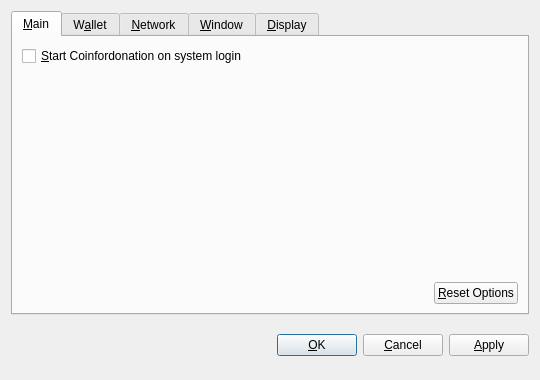
<?xml version="1.0" encoding="UTF-8"?>
<ui version="4.0">
 <class>OptionsDialog</class>
 <widget class="QDialog" name="OptionsDialog">
  <property name="geometry">
   <rect>
    <x>0</x>
    <y>0</y>
    <width>540</width>
    <height>380</height>
   </rect>
  </property>
  <property name="windowTitle">
   <string>Options</string>
  </property>
  <property name="modal">
   <bool>true</bool>
  </property>
  <layout class="QVBoxLayout" name="verticalLayout">
   <item>
    <widget class="QTabWidget" name="tabWidget">
     <property name="tabPosition">
      <enum>QTabWidget::North</enum>
     </property>
     <property name="currentIndex">
      <number>0</number>
     </property>
     <widget class="QWidget" name="tabMain">
      <attribute name="title">
       <string>&amp;Main</string>
      </attribute>
      <layout class="QVBoxLayout" name="verticalLayout_Main">
       <item>
        <widget class="QCheckBox" name="bitcoinAtStartup">
         <property name="toolTip">
          <string>Automatically start Coinfordonation after logging in to the system.</string>
         </property>
         <property name="text">
          <string>&amp;Start Coinfordonation on system login</string>
         </property>
        </widget>
       </item>
       <item>
        <spacer name="verticalSpacer_Main">
         <property name="orientation">
          <enum>Qt::Vertical</enum>
         </property>
         <property name="sizeHint" stdset="0">
          <size>
           <width>20</width>
           <height>40</height>
          </size>
         </property>
        </spacer>
       </item>
       <item>
        <layout class="QHBoxLayout" name="horizontalLayout_2_Main">
         <item>
          <spacer name="horizontalSpacer_2_Main">
           <property name="orientation">
            <enum>Qt::Horizontal</enum>
           </property>
           <property name="sizeHint" stdset="0">
            <size>
             <width>40</width>
             <height>20</height>
            </size>
           </property>
          </spacer>
         </item>
         <item>
          <widget class="QPushButton" name="resetButton">
           <property name="toolTip">
            <string>Reset all client options to default.</string>
           </property>
           <property name="text">
            <string>&amp;Reset Options</string>
           </property>
           <property name="autoDefault">
            <bool>false</bool>
           </property>
          </widget>
         </item>
        </layout>
       </item>
      </layout>
     </widget>
     <widget class="QWidget" name="tabWallet">
      <attribute name="title">
       <string>W&amp;allet</string>
      </attribute>
      <layout class="QVBoxLayout" name="verticalLayout_Network">
       <item>
        <widget class="QLabel" name="transactionFeeInfoLabel">
         <property name="text">
          <string>Optional transaction fee per kB that helps make sure your transactions are processed quickly. Most transactions are 1 kB.</string>
         </property>
         <property name="textFormat">
          <enum>Qt::PlainText</enum>
         </property>
         <property name="wordWrap">
          <bool>true</bool>
         </property>
        </widget>
       </item>
       <item>
        <layout class="QHBoxLayout" name="horizontalLayout_1_Main">
         <item>
          <widget class="QLabel" name="transactionFeeLabel">
           <property name="text">
            <string>Pay transaction &amp;fee</string>
           </property>
           <property name="textFormat">
            <enum>Qt::PlainText</enum>
           </property>
           <property name="buddy">
            <cstring>transactionFee</cstring>
           </property>
          </widget>
         </item>
         <item>
          <widget class="BitcoinAmountField" name="transactionFee"/>
         </item>
         <item>
          <spacer name="horizontalSpacer_1_Main">
           <property name="orientation">
            <enum>Qt::Horizontal</enum>
           </property>
           <property name="sizeHint" stdset="0">
            <size>
             <width>40</width>
             <height>20</height>
            </size>
           </property>
          </spacer>
         </item>
        </layout>
       </item>
       <item>
        <widget class="QLabel" name="label">
         <property name="text">
          <string>If you disable the spending of unconfirmed change, the change from a transaction cannot be used until that transaction has at least one confirmation. This also affects how your balance is computed.</string>
         </property>
         <property name="wordWrap">
          <bool>true</bool>
         </property>
        </widget>
       </item>
       <item>
        <widget class="QCheckBox" name="spendZeroConfChange">
         <property name="text">
          <string>Spend unconfirmed change  (experts only)</string>
         </property>
        </widget>
       </item>
       <item>
        <spacer name="verticalSpacer">
         <property name="orientation">
          <enum>Qt::Vertical</enum>
         </property>
         <property name="sizeHint" stdset="0">
          <size>
           <width>20</width>
           <height>40</height>
          </size>
         </property>
        </spacer>
       </item>
      </layout>
     </widget>
     <widget class="QWidget" name="tabNetwork">
      <attribute name="title">
       <string>&amp;Network</string>
      </attribute>
      <layout class="QVBoxLayout" name="verticalLayout_Network">
       <item>
        <widget class="QCheckBox" name="mapPortUpnp">
         <property name="toolTip">
          <string>Automatically open the Coinfordonation client port on the router. This only works when your router supports UPnP and it is enabled.</string>
         </property>
         <property name="text">
          <string>Map port using &amp;UPnP</string>
         </property>
        </widget>
       </item>
       <item>
        <widget class="QCheckBox" name="connectSocks">
         <property name="toolTip">
          <string>Connect to the Coinfordonation network through a SOCKS proxy (e.g. when connecting through Tor).</string>
         </property>
         <property name="text">
          <string>&amp;Connect through SOCKS proxy:</string>
         </property>
        </widget>
       </item>
       <item>
        <layout class="QHBoxLayout" name="horizontalLayout_Network">
         <item>
          <widget class="QLabel" name="proxyIpLabel">
           <property name="text">
            <string>Proxy &amp;IP:</string>
           </property>
           <property name="textFormat">
            <enum>Qt::PlainText</enum>
           </property>
           <property name="buddy">
            <cstring>proxyIp</cstring>
           </property>
          </widget>
         </item>
         <item>
          <widget class="QValidatedLineEdit" name="proxyIp">
           <property name="maximumSize">
            <size>
             <width>140</width>
             <height>16777215</height>
            </size>
           </property>
           <property name="toolTip">
            <string>IP address of the proxy (e.g. 127.0.0.1)</string>
           </property>
          </widget>
         </item>
         <item>
          <widget class="QLabel" name="proxyPortLabel">
           <property name="text">
            <string>&amp;Port:</string>
           </property>
           <property name="textFormat">
            <enum>Qt::PlainText</enum>
           </property>
           <property name="buddy">
            <cstring>proxyPort</cstring>
           </property>
          </widget>
         </item>
         <item>
          <widget class="QLineEdit" name="proxyPort">
           <property name="maximumSize">
            <size>
             <width>55</width>
             <height>16777215</height>
            </size>
           </property>
           <property name="toolTip">
            <string>Port of the proxy (e.g. 9050)</string>
           </property>
          </widget>
         </item>
         <item>
          <widget class="QLabel" name="socksVersionLabel">
           <property name="text">
            <string>SOCKS &amp;Version:</string>
           </property>
           <property name="textFormat">
            <enum>Qt::PlainText</enum>
           </property>
           <property name="buddy">
            <cstring>socksVersion</cstring>
           </property>
          </widget>
         </item>
         <item>
          <widget class="QValueComboBox" name="socksVersion">
           <property name="toolTip">
            <string>SOCKS version of the proxy (e.g. 5)</string>
           </property>
          </widget>
         </item>
         <item>
          <spacer name="horizontalSpacer_Network">
           <property name="orientation">
            <enum>Qt::Horizontal</enum>
           </property>
           <property name="sizeHint" stdset="0">
            <size>
             <width>40</width>
             <height>20</height>
            </size>
           </property>
          </spacer>
         </item>
        </layout>
       </item>
       <item>
        <spacer name="verticalSpacer_Network">
         <property name="orientation">
          <enum>Qt::Vertical</enum>
         </property>
         <property name="sizeHint" stdset="0">
          <size>
           <width>20</width>
           <height>40</height>
          </size>
         </property>
        </spacer>
       </item>
      </layout>
     </widget>
     <widget class="QWidget" name="tabWindow">
      <attribute name="title">
       <string>&amp;Window</string>
      </attribute>
      <layout class="QVBoxLayout" name="verticalLayout_Window">
       <item>
        <widget class="QCheckBox" name="minimizeToTray">
         <property name="toolTip">
          <string>Show only a tray icon after minimizing the window.</string>
         </property>
         <property name="text">
          <string>&amp;Minimize to the tray instead of the taskbar</string>
         </property>
        </widget>
       </item>
       <item>
        <widget class="QCheckBox" name="minimizeOnClose">
         <property name="toolTip">
          <string>Minimize instead of exit the application when the window is closed. When this option is enabled, the application will be closed only after selecting Quit in the menu.</string>
         </property>
         <property name="text">
          <string>M&amp;inimize on close</string>
         </property>
        </widget>
       </item>
       <item>
        <spacer name="verticalSpacer_Window">
         <property name="orientation">
          <enum>Qt::Vertical</enum>
         </property>
         <property name="sizeHint" stdset="0">
          <size>
           <width>20</width>
           <height>40</height>
          </size>
         </property>
        </spacer>
       </item>
      </layout>
     </widget>
     <widget class="QWidget" name="tabDisplay">
      <attribute name="title">
       <string>&amp;Display</string>
      </attribute>
      <layout class="QVBoxLayout" name="verticalLayout_Display">
       <item>
        <layout class="QHBoxLayout" name="horizontalLayout_1_Display">
         <item>
          <widget class="QLabel" name="langLabel">
           <property name="text">
            <string>User Interface &amp;language:</string>
           </property>
           <property name="textFormat">
            <enum>Qt::PlainText</enum>
           </property>
           <property name="buddy">
            <cstring>lang</cstring>
           </property>
          </widget>
         </item>
         <item>
          <widget class="QValueComboBox" name="lang">
           <property name="toolTip">
            <string>The user interface language can be set here. This setting will take effect after restarting Coinfordonation.</string>
           </property>
          </widget>
         </item>
        </layout>
       </item>
       <item>
        <layout class="QHBoxLayout" name="horizontalLayout_2_Display">
         <item>
          <widget class="QLabel" name="unitLabel">
           <property name="text">
            <string>&amp;Unit to show amounts in:</string>
           </property>
           <property name="textFormat">
            <enum>Qt::PlainText</enum>
           </property>
           <property name="buddy">
            <cstring>unit</cstring>
           </property>
          </widget>
         </item>
         <item>
          <widget class="QValueComboBox" name="unit">
           <property name="toolTip">
            <string>Choose the default subdivision unit to show in the interface and when sending coins.</string>
           </property>
          </widget>
         </item>
        </layout>
       </item>
       <item>
        <widget class="QCheckBox" name="displayAddresses">
         <property name="toolTip">
          <string>Whether to show Coinfordonation addresses in the transaction list or not.</string>
         </property>
         <property name="text">
          <string>&amp;Display addresses in transaction list</string>
         </property>
        </widget>
       </item>
       <item>
        <widget class="QCheckBox" name="coinControlFeatures">
         <property name="toolTip">
          <string>Whether to show coin control features or not.</string>
         </property>
         <property name="text">
          <string>Display coin &amp;control features (experts only!)</string>
         </property>
        </widget>
       </item>
       <item>
        <spacer name="verticalSpacer_Display">
         <property name="orientation">
          <enum>Qt::Vertical</enum>
         </property>
         <property name="sizeHint" stdset="0">
          <size>
           <width>20</width>
           <height>40</height>
          </size>
         </property>
        </spacer>
       </item>
      </layout>
     </widget>
    </widget>
   </item>
   <item>
    <layout class="QHBoxLayout" name="horizontalLayout_Buttons">
     <item>
      <spacer name="horizontalSpacer_1">
       <property name="orientation">
        <enum>Qt::Horizontal</enum>
       </property>
       <property name="sizeHint" stdset="0">
        <size>
         <width>40</width>
         <height>48</height>
        </size>
       </property>
      </spacer>
     </item>
     <item>
      <widget class="QLabel" name="statusLabel">
       <property name="font">
        <font>
         <weight>75</weight>
         <bold>true</bold>
        </font>
       </property>
       <property name="text">
        <string/>
       </property>
       <property name="textFormat">
        <enum>Qt::PlainText</enum>
       </property>
       <property name="wordWrap">
        <bool>true</bool>
       </property>
      </widget>
     </item>
     <item>
      <spacer name="horizontalSpacer_2">
       <property name="orientation">
        <enum>Qt::Horizontal</enum>
       </property>
       <property name="sizeHint" stdset="0">
        <size>
         <width>40</width>
         <height>48</height>
        </size>
       </property>
      </spacer>
     </item>
     <item>
      <widget class="QPushButton" name="okButton">
       <property name="text">
        <string>&amp;OK</string>
       </property>
      </widget>
     </item>
     <item>
      <widget class="QPushButton" name="cancelButton">
       <property name="text">
        <string>&amp;Cancel</string>
       </property>
       <property name="autoDefault">
        <bool>false</bool>
       </property>
      </widget>
     </item>
     <item>
      <widget class="QPushButton" name="applyButton">
       <property name="text">
        <string>&amp;Apply</string>
       </property>
       <property name="autoDefault">
        <bool>false</bool>
       </property>
      </widget>
     </item>
    </layout>
   </item>
  </layout>
 </widget>
 <customwidgets>
  <customwidget>
   <class>BitcoinAmountField</class>
   <extends>QSpinBox</extends>
   <header>bitcoinamountfield.h</header>
  </customwidget>
  <customwidget>
   <class>QValueComboBox</class>
   <extends>QComboBox</extends>
   <header>qvaluecombobox.h</header>
  </customwidget>
  <customwidget>
   <class>QValidatedLineEdit</class>
   <extends>QLineEdit</extends>
   <header>qvalidatedlineedit.h</header>
  </customwidget>
 </customwidgets>
 <resources/>
 <connections/>
</ui>
